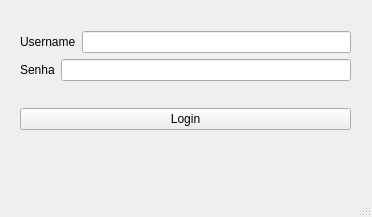
<?xml version="1.0" encoding="UTF-8"?>
<ui version="4.0">
 <class>MainWindow</class>
 <widget class="QMainWindow" name="MainWindow">
  <property name="geometry">
   <rect>
    <x>0</x>
    <y>0</y>
    <width>372</width>
    <height>217</height>
   </rect>
  </property>
  <property name="windowTitle">
   <string>MainWindow</string>
  </property>
  <widget class="QWidget" name="centralwidget">
   <widget class="QWidget" name="">
    <property name="geometry">
     <rect>
      <x>20</x>
      <y>10</y>
      <width>331</width>
      <height>141</height>
     </rect>
    </property>
    <layout class="QVBoxLayout" name="verticalLayout_2">
     <item>
      <layout class="QVBoxLayout" name="verticalLayout">
       <item>
        <layout class="QHBoxLayout" name="horizontalLayout">
         <item>
          <widget class="QLabel" name="label">
           <property name="text">
            <string>Username</string>
           </property>
          </widget>
         </item>
         <item>
          <widget class="QLineEdit" name="lineEdit"/>
         </item>
        </layout>
       </item>
       <item>
        <layout class="QHBoxLayout" name="horizontalLayout_2">
         <item>
          <widget class="QLabel" name="label_2">
           <property name="text">
            <string>Senha</string>
           </property>
          </widget>
         </item>
         <item>
          <widget class="QLineEdit" name="lineEdit_2">
           <property name="echoMode">
            <enum>QLineEdit::Password</enum>
           </property>
          </widget>
         </item>
        </layout>
       </item>
      </layout>
     </item>
     <item>
      <widget class="QPushButton" name="pushButton">
       <property name="text">
        <string>Login</string>
       </property>
      </widget>
     </item>
    </layout>
   </widget>
  </widget>
  <widget class="QMenuBar" name="menubar">
   <property name="geometry">
    <rect>
     <x>0</x>
     <y>0</y>
     <width>372</width>
     <height>22</height>
    </rect>
   </property>
  </widget>
  <widget class="QStatusBar" name="statusbar"/>
 </widget>
 <resources/>
 <connections/>
</ui>
